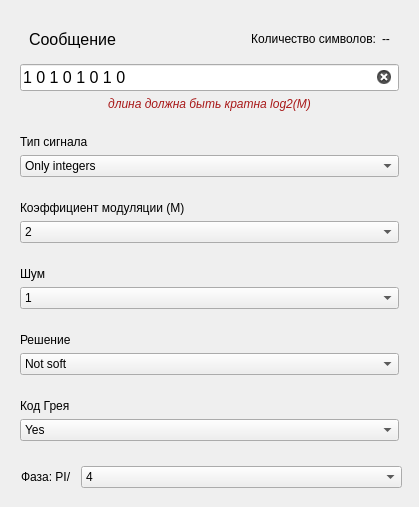
                <widget class="QWidget" name="scrollAreaWidgetContents_PSK">
                 <property name="geometry">
                  <rect>
                   <x>0</x>
                   <y>0</y>
                   <width>419</width>
                   <height>506</height>
                  </rect>
                 </property>
                 <layout class="QVBoxLayout" name="verticalLayout_35">
                  <item>
                   <widget class="QWidget" name="message_PSK" native="true">
                    <layout class="QVBoxLayout" name="verticalLayout_36">
                     <item>
                      <widget class="QWidget" name="message_PSK_wid" native="true">
                       <layout class="QHBoxLayout" name="horizontalLayout_10">
                        <item>
                         <widget class="QLabel" name="message_PSK_lable">
                          <property name="font">
                           <font>
                            <pointsize>12</pointsize>
                           </font>
                          </property>
                          <property name="text">
                           <string>Сообщение</string>
                          </property>
                         </widget>
                        </item>
                        <item>
                         <spacer name="horizontalSpacer_5">
                          <property name="orientation">
                           <enum>Qt::Horizontal</enum>
                          </property>
                          <property name="sizeHint" stdset="0">
                           <size>
                            <width>40</width>
                            <height>20</height>
                           </size>
                          </property>
                         </spacer>
                        </item>
                        <item>
                         <widget class="QLabel" name="label_2">
                          <property name="text">
                           <string>Количество символов:</string>
                          </property>
                          <property name="alignment">
                           <set>Qt::AlignRight|Qt::AlignTrailing|Qt::AlignVCenter</set>
                          </property>
                         </widget>
                        </item>
                        <item>
                         <widget class="QLabel" name="length_PSK_mes">
                          <property name="text">
                           <string>--</string>
                          </property>
                         </widget>
                        </item>
                       </layout>
                      </widget>
                     </item>
                     <item>
                      <widget class="QLineEdit" name="PSK_input">
                       <property name="font">
                        <font>
                         <pointsize>12</pointsize>
                        </font>
                       </property>
                       <property name="text">
                        <string>1 0 1 0 1 0 1 0</string>
                       </property>
                       <property name="frame">
                        <bool>true</bool>
                       </property>
                       <property name="clearButtonEnabled">
                        <bool>true</bool>
                       </property>
                      </widget>
                     </item>
                     <item>
                      <widget class="QLabel" name="label_4">
                       <property name="maximumSize">
                        <size>
                         <width>16777215</width>
                         <height>15</height>
                        </size>
                       </property>
                       <property name="font">
                        <font>
                         <italic>true</italic>
                        </font>
                       </property>
                       <property name="text">
                        <string>&lt;html&gt;&lt;head/&gt;&lt;body&gt;&lt;p&gt;&lt;span style=&quot; color:#a81818;&quot;&gt;длина должна быть кратна log2(M)&lt;/span&gt;&lt;/p&gt;&lt;/body&gt;&lt;/html&gt;</string>
                       </property>
                       <property name="alignment">
                        <set>Qt::AlignCenter</set>
                       </property>
                      </widget>
                     </item>
                    </layout>
                   </widget>
                  </item>
                  <item>
                   <widget class="QWidget" name="type_signal_wid_PSK" native="true">
                    <property name="minimumSize">
                     <size>
                      <width>0</width>
                      <height>60</height>
                     </size>
                    </property>
                    <layout class="QVBoxLayout" name="verticalLayout_10">
                     <item>
                      <widget class="QLabel" name="signal_type_mess_PSK">
                       <property name="minimumSize">
                        <size>
                         <width>0</width>
                         <height>10</height>
                        </size>
                       </property>
                       <property name="text">
                        <string>Тип сигнала</string>
                       </property>
                      </widget>
                     </item>
                     <item>
                      <widget class="QComboBox" name="combobox_signal_type_PSK">
                       <item>
                        <property name="text">
                         <string>Only integers</string>
                        </property>
                       </item>
                       <item>
                        <property name="text">
                         <string>Binary code</string>
                        </property>
                       </item>
                       <item>
                        <property name="text">
                         <string>Message with letters</string>
                        </property>
                       </item>
                      </widget>
                     </item>
                    </layout>
                   </widget>
                  </item>
                  <item>
                   <widget class="QWidget" name="mod_wid_PSK" native="true">
                    <property name="minimumSize">
                     <size>
                      <width>0</width>
                      <height>60</height>
                     </size>
                    </property>
                    <layout class="QVBoxLayout" name="verticalLayout_11">
                     <item>
                      <widget class="QLabel" name="mod_label_PSK">
                       <property name="text">
                        <string>Коэффициент модуляции (M)</string>
                       </property>
                      </widget>
                     </item>
                     <item>
                      <widget class="QComboBox" name="combobox_coef_PSK">
                       <item>
                        <property name="text">
                         <string>2</string>
                        </property>
                       </item>
                       <item>
                        <property name="text">
                         <string>4</string>
                        </property>
                       </item>
                       <item>
                        <property name="text">
                         <string>8</string>
                        </property>
                       </item>
                       <item>
                        <property name="text">
                         <string>16</string>
                        </property>
                       </item>
                       <item>
                        <property name="text">
                         <string>32</string>
                        </property>
                       </item>
                      </widget>
                     </item>
                    </layout>
                   </widget>
                  </item>
                  <item>
                   <widget class="QWidget" name="noise_wid_PSK" native="true">
                    <property name="minimumSize">
                     <size>
                      <width>0</width>
                      <height>60</height>
                     </size>
                    </property>
                    <layout class="QVBoxLayout" name="verticalLayout_12">
                     <item>
                      <widget class="QLabel" name="noise_label_PSK">
                       <property name="text">
                        <string>Шум</string>
                       </property>
                      </widget>
                     </item>
                     <item>
                      <widget class="QComboBox" name="combobox_noise_PSK">
                       <item>
                        <property name="text">
                         <string>1</string>
                        </property>
                       </item>
                       <item>
                        <property name="text">
                         <string>10</string>
                        </property>
                       </item>
                       <item>
                        <property name="text">
                         <string>20</string>
                        </property>
                       </item>
                       <item>
                        <property name="text">
                         <string>30</string>
                        </property>
                       </item>
                       <item>
                        <property name="text">
                         <string>40</string>
                        </property>
                       </item>
                       <item>
                        <property name="text">
                         <string>50</string>
                        </property>
                       </item>
                       <item>
                        <property name="text">
                         <string>60</string>
                        </property>
                       </item>
                       <item>
                        <property name="text">
                         <string>70</string>
                        </property>
                       </item>
                       <item>
                        <property name="text">
                         <string>80</string>
                        </property>
                       </item>
                       <item>
                        <property name="text">
                         <string>90</string>
                        </property>
                       </item>
                       <item>
                        <property name="text">
                         <string>100</string>
                        </property>
                       </item>
                       <item>
                        <property name="text">
                         <string>200</string>
                        </property>
                       </item>
                       <item>
                        <property name="text">
                         <string>500</string>
                        </property>
                       </item>
                      </widget>
                     </item>
                    </layout>
                   </widget>
                  </item>
                  <item>
                   <widget class="QWidget" name="decision_wid_PSK" native="true">
                    <property name="minimumSize">
                     <size>
                      <width>0</width>
                      <height>60</height>
                     </size>
                    </property>
                    <layout class="QVBoxLayout" name="verticalLayout_37">
                     <item>
                      <widget class="QLabel" name="decision_label_PSK">
                       <property name="text">
                        <string>Решение</string>
                       </property>
                      </widget>
                     </item>
                     <item>
                      <widget class="QComboBox" name="combobox_decision_PSK">
                       <item>
                        <property name="text">
                         <string>Not soft</string>
                        </property>
                       </item>
                       <item>
                        <property name="text">
                         <string>Soft</string>
                        </property>
                       </item>
                      </widget>
                     </item>
                    </layout>
                   </widget>
                  </item>
                  <item>
                   <widget class="QWidget" name="grey_wid_PSK" native="true">
                    <property name="minimumSize">
                     <size>
                      <width>0</width>
                      <height>60</height>
                     </size>
                    </property>
                    <layout class="QVBoxLayout" name="verticalLayout_38">
                     <item>
                      <widget class="QLabel" name="grey_label_PSK">
                       <property name="text">
                        <string>Код Грея</string>
                       </property>
                      </widget>
                     </item>
                     <item>
                      <widget class="QComboBox" name="combobox_grey_PSK">
                       <item>
                        <property name="text">
                         <string>Yes</string>
                        </property>
                       </item>
                       <item>
                        <property name="text">
                         <string>No</string>
                        </property>
                       </item>
                      </widget>
                     </item>
                    </layout>
                   </widget>
                  </item>
                  <item>
                   <widget class="QWidget" name="phase_wid_PSK" native="true">
                    <property name="minimumSize">
                     <size>
                      <width>0</width>
                      <height>40</height>
                     </size>
                    </property>
                    <widget class="QLabel" name="phase_label_PSK">
                     <property name="geometry">
                      <rect>
                       <x>10</x>
                       <y>10</y>
                       <width>51</width>
                       <height>21</height>
                      </rect>
                     </property>
                     <property name="text">
                      <string>Фаза: PI/</string>
                     </property>
                    </widget>
                    <widget class="QComboBox" name="combobox_phase_PSK">
                     <property name="geometry">
                      <rect>
                       <x>70</x>
                       <y>10</y>
                       <width>321</width>
                       <height>22</height>
                      </rect>
                     </property>
                     <item>
                      <property name="text">
                       <string>4</string>
                      </property>
                     </item>
                     <item>
                      <property name="text">
                       <string>8</string>
                      </property>
                     </item>
                     <item>
                      <property name="text">
                       <string>16</string>
                      </property>
                     </item>
                     <item>
                      <property name="text">
                       <string>32</string>
                      </property>
                     </item>
                    </widget>
                   </widget>
                  </item>
                  <item>
                   <spacer name="verticalSpacer">
                    <property name="orientation">
                     <enum>Qt::Vertical</enum>
                    </property>
                    <property name="sizeHint" stdset="0">
                     <size>
                      <width>20</width>
                      <height>40</height>
                     </size>
                    </property>
                   </spacer>
                  </item>
                 </layout>
                </widget>
